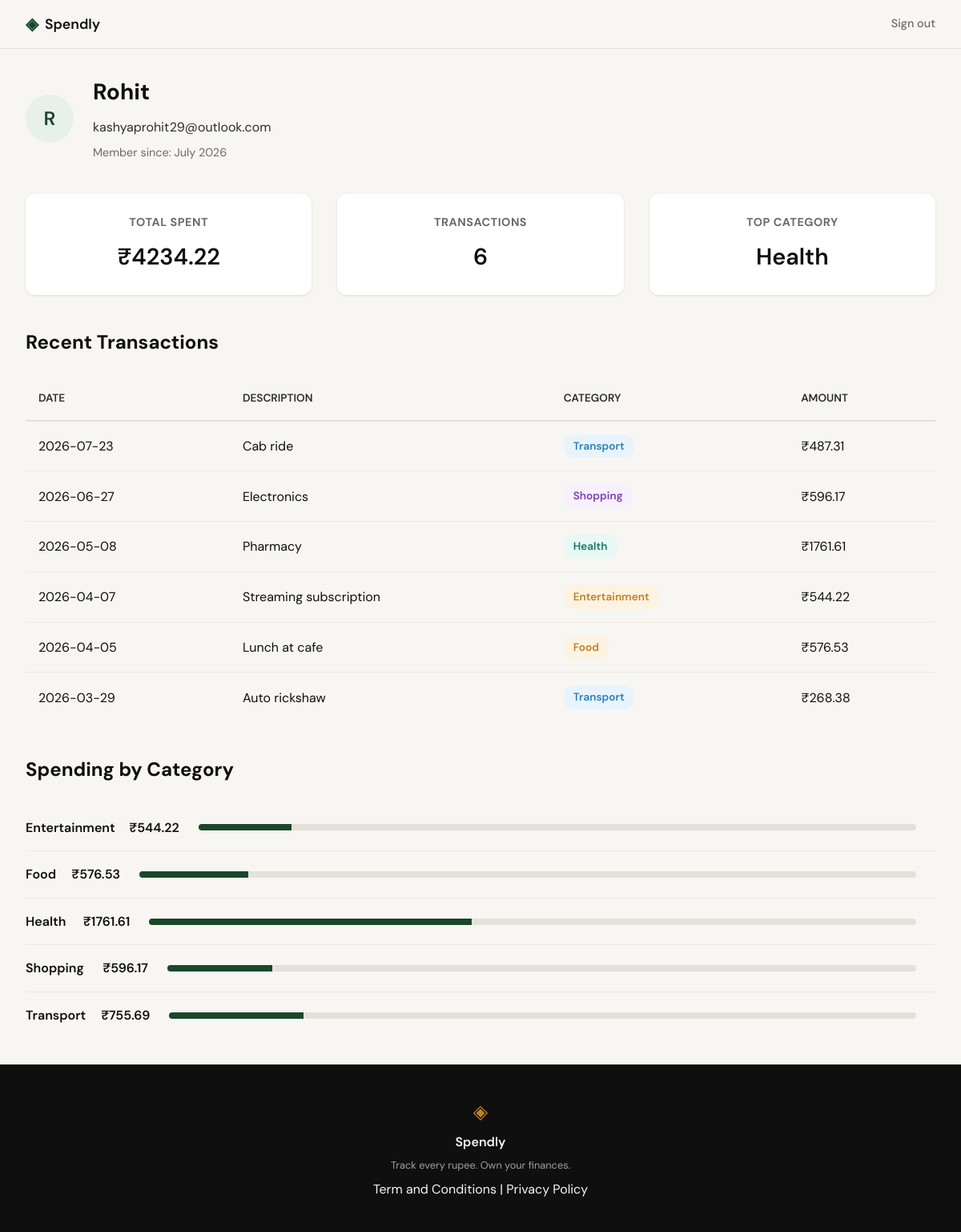
Page /profile (signed in) on the committed database.
### tables this page shows
CREATE TABLE users (
                id INTEGER PRIMARY KEY AUTOINCREMENT,
                name TEXT NOT NULL,
                email TEXT UNIQUE NOT NULL,
                password_hash TEXT NOT NULL,
                created_at TEXT DEFAULT (datetime('now'))
            );

CREATE TABLE expenses (
                id INTEGER PRIMARY KEY AUTOINCREMENT,
                user_id INTEGER NOT NULL,
                amount REAL NOT NULL,
                category TEXT NOT NULL,
                date TEXT NOT NULL,
                description TEXT,
                created_at TEXT DEFAULT (datetime('now')),
                FOREIGN KEY (user_id) REFERENCES users (id)
            );

### app.py (the view)
@app.route("/profile")
def profile():
    if not session.get("user_id"):
        return redirect(url_for("login"))
    user_id = session["user_id"]
    user = get_user_by_id(user_id)
    if not user:
        session.clear()
        return redirect(url_for("login"))
    stats = get_summary_stats(user_id)
    recent_transactions = get_recent_transactions(user_id)
    category_totals = get_category_breakdown(user_id)
    return render_template("profile.html",
                         user=user,
                         stats=stats,
                         recent_transactions=recent_transactions,
                         category_totals=category_totals)

### database/db.py (called while the page is built)
def get_db():
    db_path = os.path.join(os.path.dirname(os.path.dirname(__file__)), 'spendly.db')
    conn = sqlite3.connect(db_path)
    conn.execute('PRAGMA foreign_keys = ON')
    conn.row_factory = sqlite3.Row
    return conn

### database/queries.py (called while the page is built)
def get_user_by_id(user_id):
    conn = get_db()
    try:
        user = conn.execute(
            'SELECT id, name, email, created_at FROM users WHERE id = ?',
            (user_id,)
        ).fetchone()
        if user:
            user_dict = dict(user)
            try:
                dt = datetime.strptime(user_dict['created_at'], '%Y-%m-%d %H:%M:%S')
                user_dict['member_since'] = dt.strftime('%B %Y')
            except ValueError:
                user_dict['member_since'] = user_dict['createdat'][:7]  # YYYY-MM
            return user_dict
        return None
    finally:
        conn.close()

def get_recent_transactions(user_id, limit=10):
    conn = get_db()
    try:
        transactions = conn.execute(
            '''
            SELECT date, description, category, amount
            FROM expenses
            WHERE user_id = ?
            ORDER BY date DESC, created_at DESC
            LIMIT ?
            ''',
            (user_id, limit)
        ).fetchall()
        return [dict(tx) for tx in transactions]
    finally:
        conn.close()

def get_category_breakdown(user_id):
    conn = get_db()
    try:
        category_rows = conn.execute(
            '''
            SELECT category, SUM(amount) as total
            FROM expenses
            WHERE user_id = ?
            GROUP BY category
            ''',
            (user_id,)
        ).fetchall()
        category_totals = {}
        for row in category_rows:
            category = row['category']
            amount = float(row['total']) if row['total'] is not None else 0.0
            category_totals[category] = amount
        return category_totals
    finally:
        conn.close()

### templates/profile.html (shortened to what this page needs)
{% extends "base.html" %}
{% block content %}
<div class="profile-container">
    <div class="user-info-card">
        <div class="avatar">{{ user.name[0] }}</div>
        <div class="user-info">
            <h2>{{ user.name }}</h2>
            <p class="email">{{ user.email }}</p>
            <p class="member-since">Member since: {{ user.member_since }}</p>
        </div>
    </div>
    <div class="stats-row">
        <div class="stat-card">
            <h3>Total Spent</h3>
            <p class="stat-value">₹{{ "%.2f"|format(stats.total_spent) }}</p>
        </div>
        <div class="stat-card">
            <h3>Transactions</h3>
            <p class="stat-value">{{ stats.transaction_count }}</p>
        </div>
        <div class="stat-card">
            <h3>Top Category</h3>
            <p class="stat-value">{{ stats.top_category }}</p>
        </div>
    </div>
    <section class="transaction-history">
        <h2>Recent Transactions</h2>
        <table>
            <thead>
                <tr>
                    <th>Date</th>
                    <th>Description</th>
                    <th>Category</th>
                    <th>Amount</th>
                </tr>
            </thead>
            <tbody>
                {% for tx in recent_transactions %}
                <tr>
                    <td>{{ tx.date }}</td>
                    <td>{{ tx.description }}</td>
                    <td><span class="category-badge category-{{ tx.category|lower }}">{{ tx.category }}</span></td>
                    <td>₹{{ "%.2f"|format(tx.amount) }}</td>
                </tr>
                {% endfor %}
            </tbody>
        </table>
    </section>
    <section class="category-breakdown">
        <h2>Spending by Category</h2>
        <ul class="category-list">
            {% for category, total in category_totals.items() %}
            <li>
                <span class="category-name">{{ category }}</span>
                <span class="category-amount">₹{{ "%.2f"|format(total) }}</span>
                <div class="progress-bar">
                    <div class="progress-fill" style="width: {{ (total / stats.total_spent * 100)|round(0) }}%"></div>
                </div>
            </li>
            {% endfor %}
        </ul>
    </section>
</div>
{% endblock %}

### templates/base.html (shortened to what this page needs)
<!DOCTYPE html>
<html lang="en">
<head>
    <link rel="stylesheet" href="{{ url_for('static', filename='css/style.css') }}">
</head>
<body>
    <nav class="navbar">
        <div class="nav-inner">
            <a href="{{ url_for('landing') }}" class="nav-brand">
                <span class="brand-icon">◈</span>
                <span class="brand-name">Spendly</span>
            </a>
            <div class="nav-links">
                {% if session.get('user_id') %}
                    <a href="{{ url_for('logout') }}">Sign out</a>
                {% else %}
                    <a href="{{ url_for('login') }}">Sign in</a>
                    <a href="{{ url_for('register') }}" class="nav-cta">Get started</a>
                {% endif %}
            </div>
        </div>
    </nav>
    <main class="main-content">
        {% block content %}{% endblock %}
    </main>
    <footer class="footer">
        <div class="footer-inner">
            <span class="brand-icon">◈</span>
            <span class="footer-name">Spendly</span>
            <p class="footer-copy">Track every rupee. Own your finances.</p>
            <p>
                <a href="/Term">Term and Conditions</a> |
                <a href="/privacy">Privacy Policy</a>
            </p>
        </div>
    </footer>
</body>
</html>

### rows in the picture
users: name "R", name "Rohit", email "kashyaprohit29@outlook.com"
expenses: top_category "Health", date "2026-05-08", description "Pharmacy", category "Health", amount "1761.61", {{ (total / stats.total_spent * 100)|round(0) }} 42.0 (drawn)
expenses: date "2026-07-23", description "Cab ride", category "Transport", amount "487.31"
expenses: date "2026-06-27", description "Electronics", category "Shopping", amount "596.17", {{ (total / stats.total_spent * 100)|round(0) }} 14.0 (drawn)
expenses: date "2026-04-07", description "Streaming subscription", category "Entertainment", amount "544.22", {{ (total / stats.total_spent * 100)|round(0) }} 13.0 (drawn)
expenses: date "2026-04-05", description "Lunch at cafe", category "Food", amount "576.53", {{ (total / stats.total_spent * 100)|round(0) }} 14.0 (drawn)
expenses: date "2026-03-29", description "Auto rickshaw", category "Transport", amount "268.38"

### other values in the picture
{{ user.member_since }} "July 2026"
{{ "%.2f"|format(stats.total_spent) }} "4234.22"
{{ stats.transaction_count }} "6"
{{ category }} "Transport"
{{ "%.2f"|format(total) }} "755.69"
